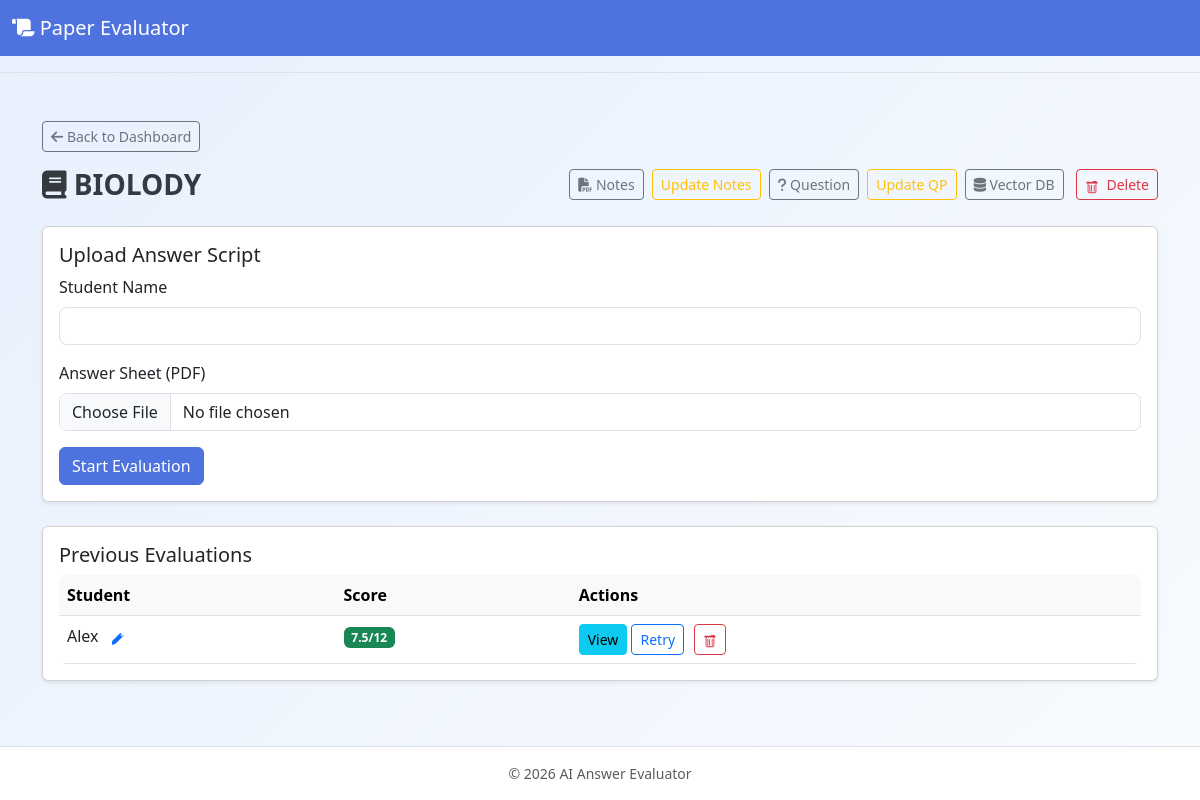
The app's page /subject/1, older data.
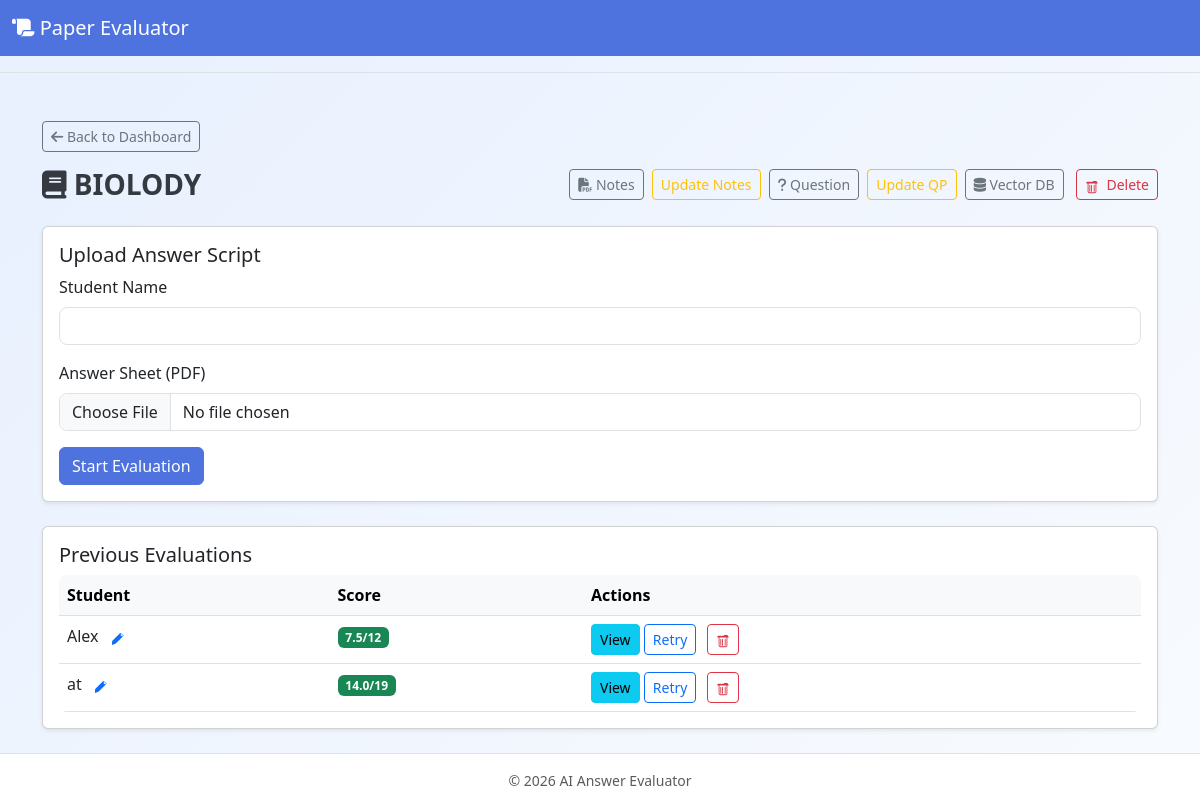
The same page, newer data.
### server.py (models this page shows)
class Subject(db.Model):
    id = db.Column(db.Integer, primary_key=True)
    name = db.Column(db.String(120), nullable=False)
    notes_path = db.Column(db.String(500))
    question_path = db.Column(db.String(500))  # store uploaded question paper
    vector_db_path = db.Column(db.String(500))
    evaluations = db.relationship('Evaluation', backref='subject', lazy=True)

class Evaluation(db.Model):
    id = db.Column(db.Integer, primary_key=True)
    subject_id = db.Column(db.Integer, db.ForeignKey('subject.id'), nullable=False)
    student_name = db.Column(db.String(120))
    score = db.Column(db.String(100))
    answer_path = db.Column(db.String(500))
    created_at = db.Column(db.DateTime, default=lambda: datetime.now(timezone.utc))
    result_text = db.Column(db.Text)
    answer_parsing = db.Column(db.Text)  # parsed answer from student's PDF
    markings = db.Column(db.Text)  # LLM response with detailed markings (JSON)
    eval_history = db.Column(db.Text, default='[]')

### server.py (the view, shortened to what this page needs)
@app.route('/subject/<int:subj_id>')
def view_subject(subj_id):
    subj = Subject.query.get_or_404(subj_id)
    evaluations = Evaluation.query.filter_by(subject_id=subj_id).all()
    for ev in evaluations:
        ev.display_score = get_highest_score(ev)
    return render_template('subject.html', subject=subj, evaluations=evaluations)

### server.py (called while the page is built)
def now():
    return datetime.now(timezone.utc)

def get_highest_score(evaluation):
    try:
        history = json.loads(evaluation.eval_history or '[]')
    except:
        history = []
    if not history:
        return evaluation.score  # Fallback to current score if no history
    scores = []
    for attempt in history:
        score_str = attempt.get('score')
        if score_str and score_str != 'None':
            try:
                numerator = float(score_str.split('/')[0])
                scores.append(numerator)
            except:
                pass
    if not scores:
        return evaluation.score
    highest_attempt = max(history, key=lambda x: float(x.get('score', '0').split('/')[0]) if x.get('score') else 0)
    return highest_attempt.get('score', evaluation.score)

@app.context_processor
def inject_now():
    return {'now': now}

### templates/subject.html (shortened to what this page needs)
{% extends 'layout.html' %}
{% block content %}
<div class="row mb-3">
  <div class="col">
    <a href="{{ url_for('dashboard') }}" class="btn btn-outline-secondary btn-sm"><i class="fa-solid fa-arrow-left"></i> Back to Dashboard</a>
  </div>
</div>
<div class="row mb-4 align-items-center">
  <div class="col">
    <h3 class="mb-0"><i class="fa-solid fa-book"></i> {{ subject.name }}</h3>
  </div>
  <div class="col-auto">
    {% if subject.notes_path %}
    <a href="{{ url_for('uploaded_file', filename=subject.notes_path) }}" target="_blank" class="btn btn-outline-secondary btn-sm me-1"><i class="fa-solid fa-file-pdf"></i> Notes</a>
    <button class="btn btn-sm btn-outline-warning me-1" data-bs-toggle="collapse" data-bs-target="#update-notes">Update Notes</button>
    {% else %}
    <button class="btn btn-sm btn-outline-primary me-1" data-bs-toggle="collapse" data-bs-target="#upload-notes">Upload Notes</button>
    {% endif %}
    {% if subject.question_path %}
    <a href="{{ url_for('uploaded_file', filename=subject.question_path) }}" target="_blank" class="btn btn-outline-secondary btn-sm me-1"><i class="fa-solid fa-question"></i> Question</a>
    <button class="btn btn-sm btn-outline-warning me-1" data-bs-toggle="collapse" data-bs-target="#update-question">Update QP</button>
    {% else %}
    <button class="btn btn-sm btn-outline-primary me-1" data-bs-toggle="collapse" data-bs-target="#upload-question">Upload QP</button>
    {% endif %}
    {% if subject.vector_db_path %}
    <a href="{{ url_for('serve_vector_db', filename=subject.vector_db_path) }}" target="_blank" class="btn btn-outline-secondary btn-sm"><i class="fa-solid fa-database"></i> Vector DB</a>
    {% endif %}
    <form method="post" action="{{ url_for('delete_subject', subj_id=subject.id) }}" onsubmit="return confirm('Remove this subject and all its evaluations?');" class="d-inline-block ms-2">
      <button class="btn btn-sm btn-outline-danger" aria-label="Delete subject">
        Delete
      </button>
    </form>
  </div>
</div>
<div class="card mb-4 shadow-sm">
  <div class="card-body">
    <h5 class="card-title">Upload Answer Script</h5>
    <form id="upload-form" enctype="multipart/form-data">
      <div class="mb-3">
        <label for="student_name" class="form-label">Student Name</label>
        <input type="text" class="form-control" id="student_name" name="student_name" required>
      </div>
      <div class="mb-3">
        <label for="answer_pdf" class="form-label">Answer Sheet (PDF)</label>
        <input type="file" class="form-control" id="answer_pdf" name="answer_pdf" accept="application/pdf" required>
      </div>
      <button type="submit" class="btn btn-primary" id="submit-btn">Start Evaluation</button>
    </form>
  </div>
</div>
<div class="card shadow-sm">
  <div class="card-body">
    <h5 class="card-title">Previous Evaluations</h5>
    <div class="table-responsive">
      <table class="table table-hover mb-0">
        <thead class="table-light">
          <tr>
            <th>Student</th>
            <th>Score</th>
            <th>Actions</th>
          </tr>
        </thead>
        <tbody>
          {% for ev in evaluations %}
          <tr>
            <td>
              <span id="name-display-{{ ev.id }}">{{ ev.student_name }}</span>
              <button class="btn btn-sm btn-link p-0 ms-2" data-bs-toggle="collapse" data-bs-target="#rename-form-{{ ev.id }}" aria-label="Edit name">
              </button>
            </td>
             <td>
               <span id="score-{{ ev.id }}">
                 {% if ev.display_score %}
                   <span class="badge bg-success">{{ ev.display_score }}</span>
                 {% elif ev.score is not none %}
                   <span class="badge bg-success">{{ ev.score }}</span>
                 {% else %}
                   <span class="badge bg-warning text-dark">Pending</span>
                 {% endif %}
               </span>
             </td>
             <td>
               <a href="{{ url_for('show_result', eval_id=ev.id) }}" class="btn btn-sm btn-info view-btn" id="view-btn-{{ ev.id }}">{% if ev.score is none %}Check Error{% else %}View{% endif %}</a>
               <button class="btn btn-sm btn-outline-primary retry-btn" data-eval-id="{{ ev.id }}">Retry</button>
              <form method="post" action="{{ url_for('delete_evaluation', eval_id=ev.id) }}" style="display:inline-block;margin-left:6px;" onsubmit="return confirm('Delete this evaluation?');">
                <button class="btn btn-sm btn-outline-danger" aria-label="Delete evaluation">
                </button>
              </form>
             </td>
          </tr>
          {% else %}
          <tr><td colspan="3" class="text-center">No evaluations yet.</td></tr>
          {% endfor %}
        </tbody>
      </table>
    </div>
  </div>
</div>
{% endblock %}

### templates/layout.html (shortened to what this page needs)
<!doctype html>
<html lang="en">
<head>
  <link href="https://cdn.jsdelivr.net/npm/bootstrap@5.3.0/dist/css/bootstrap.min.css" rel="stylesheet">
  <link rel="stylesheet" href="https://cdnjs.cloudflare.com/ajax/libs/font-awesome/6.4.0/css/all.min.css" />
  <link rel="stylesheet" href="{{ url_for('static', filename='css/style.css') }}">
</head>
<body>
<header class="pb-3 mb-4 border-bottom">
  <nav class="navbar navbar-expand-lg navbar-dark">
    <div class="container-fluid">
      <a class="navbar-brand" href="{{ url_for('dashboard') }}"><i class="fa-solid fa-scroll"></i> Paper Evaluator</a>
    </div>
  </nav>
</header>
<main class="container my-4">
  {% block content %}{% endblock %}
</main>
<footer class="text-center py-3 small text-muted">
  &copy; {{ now().year }} AI Answer Evaluator
</footer>
</body>
</html>

### static/css/style.css (style rules this page uses)
:root { --primary: #4e73df; --secondary: #f8f9fc; --accent: #1cc88a; --dark-text: #343a40; --light-text: #fff; }
* { box-sizing: border-box; }
body { font-family: 'Segoe UI', Roboto, Helvetica, Arial, sans-serif; background: linear-gradient(135deg, #e8f0fe 0%, #f8fbfe 100%); color: var(--dark-text); display: flex; flex-direction: column; min-height: 100vh; }
main { flex: 1 0 auto; }
h3, h4 { font-weight: 600; }
header nav { background: var(--primary); }
footer { background: #fff; border-top: 1px solid #dee2e6; }
.btn-primary { background-color: var(--primary); border-color: var(--primary); }
.form-control { border-radius: 0.5rem; }
table.table { background: #fff; border-radius: 0.5rem; overflow: hidden; }

Row changes from the older to the newer data that the page shows:
added Evaluation: student_name "at", display_score "14.0/19"
